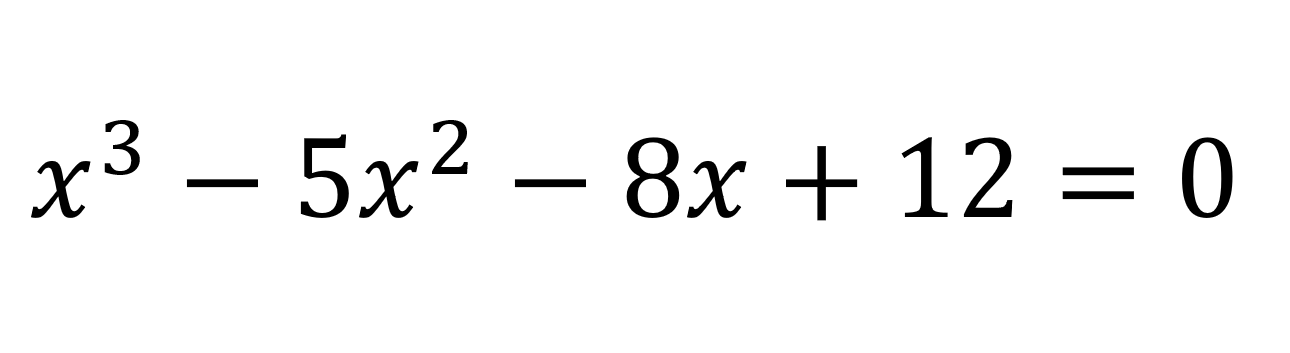
#> input picture model/sample_pics/12.png, 1290 x 353 px, found by its file name
$ jupyter execute --allow-errors Processing.ipynb
#> lines starting #> are read from the running program, lines starting #| are printed output that depends on the picture; after the words box and inside, x2 and y2 are one past the last pixel; in counts of white or black regions, pixels touching at a corner belong together
## Processing handwritten equation with OpenCV and pytesseract

The goal of this project is to make an app which would be able to detect handwritten math symbols on a picture. After detecting math symbols the app should be able to solve simple mathematical problem given on a picture (addition, subtraction, multiplication and divison).

## 0. Importing python modules and libraries

[cell 1]
# import useful libraries
import os
import re
import cv2
import imutils
import argparse
import pytesseract
import numpy as np
import sympy
from pathlib import Path
import matplotlib.pyplot as plt
from IPython.display import Image, display

[cell 2]
pytesseract. get_tesseract_version()
#> (this line was passed over: pytesseract is not available in this run)

## 1. Image preprocessing

[cell 3]
def load_and_preprocess_img(path):
        """
        Load an image from the specified path, preprocess it by converting to grayscale,
        applying binary thresholding, and inverting the image.

        Args:
            path (str): Path to the image file to load and preprocess.

        Returns:
            inverted_img (numpy.ndarray): A preprocessed grayscale image with binary thresholding
            applied and inverted.
        """

        # Load the image from the specified path
        img = cv2.imread(path)

        # Check if the image was successfully loaded
        if img is not None:
            # Convert the image to grayscale
            gray = cv2.cvtColor(img, cv2.COLOR_BGR2GRAY)
            blur_img = cv2.GaussianBlur(gray, (3, 3),0)

            # Apply binary thresholding
            threshold_value = 127 # threshold value to be used
            max_value = 255 # maximum value to be assigned for pixel values above threshold
            threshold_type = cv2.THRESH_BINARY # binary thresholding type
            _, binary = cv2.threshold(gray, threshold_value, max_value, threshold_type)

            # Invert the image
            inverted_img = cv2.bitwise_not(binary)
        else:
            print("Failed to load image.")

        # Return the preprocessed and inverted image
        return inverted_img

## 2. Image OCR and equation

[cell 4]
def correct_bounding_boxes(bounding_boxes):
    """
    This function takes a list of bounding boxes and corrects the height of any
    bounding boxes where the width is much greater than the height, so that they
    become more square-like. The modification is done based on the center point
    of each bounding box.
    """
    corrected_boxes = []

    for box in bounding_boxes:
        x, y, w, h = box
        if w / h > 2:
            center_x = (2*x + w) / 2
            center_y = (2*y + h) / 2

            h = int(w+20)
            w = h
            x = int(center_x - (w / 2))
            y = int(center_y - (h / 2))


        corrected_boxes.append((x, y, w, h))

    return corrected_boxes

[cell 5]
def check_exponent(bounding_boxes):
    """Checks difference between vertical coordinate y among two bounding boxes.
    Args:
        bounding_boxes (list): bounding box to be used for comparison
    Returns:
        boolean: True if according to a condition exponent is recognized. Otherwise returns False."""

    origin = (bounding_boxes[0][1])-10
    baseline = bounding_boxes[0][1]+bounding_boxes[0][3]+10
    remaining_anchors = [((bounding_box[1]+bounding_box[3]+10),bounding_box[2],bounding_box[3]) for bounding_box in bounding_boxes[1:]]
    mask = [False]

    is_exponent = None

    for anchor,w,h in remaining_anchors:

        if ((anchor-origin)/(baseline-origin) < 0.65 ) and (w/h < 1.2):
            is_exponent = True
        else:
            is_exponent = False

        mask.append(is_exponent)

    return mask

[cell 6]
def OCR_and_exponent(inverted_img):
    """
    Given an inverted grayscale image, identify the bounding boxes around individual characters
    and return the list of bounding rectangles along with the location of any exponent character(s).

    Args:
        inverted_img (numpy.ndarray): An inverted grayscale image.

    Returns:
        eq_rep (list): A list of tuples where the first tuple elements contains characters in left-to-right order, and second
        tuple elements are boolean telling whether or not that particular character is exponent
    """

    # Find contours in the thresholded image
    contours, hierarchy = cv2.findContours(inverted_img.copy(), cv2.RETR_EXTERNAL, cv2.CHAIN_APPROX_TC89_KCOS)

    # Extract bounding rectangles for each contour and sort them by x-coordinate
    boundingRects=[cv2.boundingRect(contour) for contour in contours]
    boundingRects.sort()

    outputBoundingRects = []

    # Combine rectangles for characters like "="
    x_threshold = 5
    i = 0

    while i < len(boundingRects):

        if i == (len(boundingRects) - 1):  # last element

            outputBoundingRects.append(boundingRects[i])
            break

        else:
            x1, y1, w1, h1 = boundingRects[i]
            x2, y2, w2, h2 = boundingRects[i+1]
            center_x1 = (2*x1 + w1) / 2
            center_x2 = (2*x2 + w2) / 2

            if abs(center_x1 - center_x2) < x_threshold:
                # Combine the two bounding rects into one that takes up maximal space
                x = min(x1, x2)
                y = min(y1, y2)
                w = max(x1 + w1, x2 + w2) - x
                h = max(y1 + h1, y2 + h2) - y

                outputBoundingRects.append((x,y,w,h))
                i += 2  # skip next element

            else:
                outputBoundingRects.append(boundingRects[i])
                i += 1

    # Perform additional processing to correct the bounding boxes and detect any exponent characters
    outputBoundingRects = correct_bounding_boxes(outputBoundingRects)
    exponent = check_exponent(outputBoundingRects)

    # Iterate through each bounding box and extract text using pytesseract
    equation_parse=[]

    for boundingBox in outputBoundingRects:

        # Get the bounding rectangle
        x, y, w, h = boundingBox

        # Extract text from the region of interest using pytesseract
        roi = inverted_img[y-10:y+h+10, x-10:x+w+10]
        custom_config_1 = r'-c tessedit_char_whitelist=+-*/=()0123456789xyzO --psm 8 --oem 3'

        text = pytesseract.image_to_string(roi, config=custom_config_1 )
        text = text.rstrip('\n')
        equation_parse.append(text)

    eq_rep = [(x, y) for x, y in zip(equation_parse, exponent)]

    return eq_rep

## 3. Constructing equation for python to solve

[cell 7]
# [26 lines left out: function rewritting_equation, not called in this run]

[cell 8]
# [20 lines left out: function is_polynomial, not called in this run]

[cell 9]
# [16 lines left out: function sympy_symbol, not called in this run]

## 4. Solution

[cell 10]
def process_n_calc(path):

    inverted_img = load_and_preprocess_img(path)
#> in load_and_preprocess_img, img is the input picture: shape (353, 1290, 3); min 0, max 255, mean 246.2
#> in load_and_preprocess_img, `_, binary = cv2.threshold(gray, threshold_value, max_value, threshold_..`: binary: shape (353, 1290); 96.5% white; 15 black regions, largest, box (x1, y1, x2, y2) and area: (627, 137, 679, 218) 1860, (1182, 137, 1232, 218) 1707, (301, 134, 349, 218) 1504
#> in load_and_preprocess_img, `inverted_img = cv2.bitwise_not(binary)`:
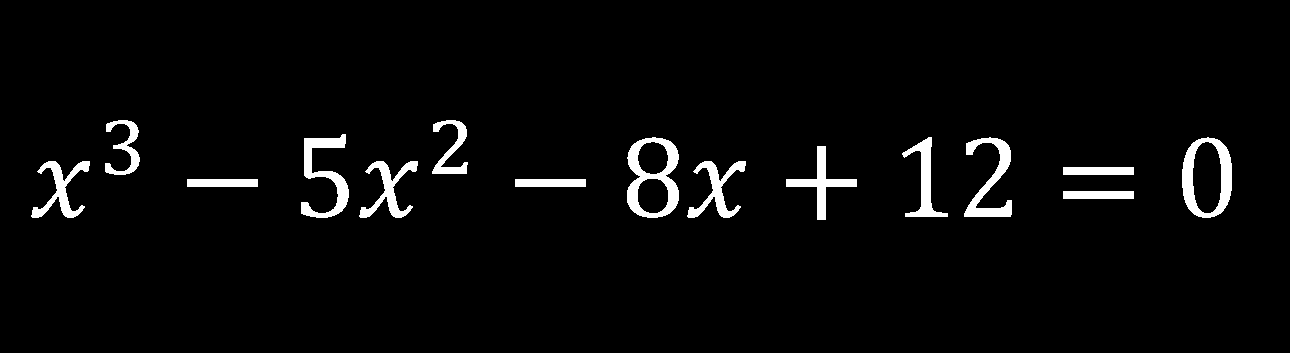
#> inverted_img: shape (353, 1290); 3.5% white; 15 white regions

    eq_rep = OCR_and_exponent(inverted_img)
#> in OCR_and_exponent, `contours, hierarchy = cv2.findContours(inverted_img.copy(), cv2.RETR_E..`: contours = 15 contours; largest, box (x1, y1, x2, y2) and area: (627, 137, 679, 218) 3408, (1182, 137, 1232, 218) 3308, (301, 134, 349, 218) 1344, (964, 137, 1012, 217) 1280, (786, 146, 857, 220) 1082
#> in OCR_and_exponent, `boundingRects=[cv2.boundingRect(contour) for contour in contours]`: boundingRects = 15 items, first 6: (1063, 191, 71, 8), (515, 179, 71, 8), (187, 179, 71, 8), (1063, 167, 71, 8), (688, 161, 58, 57), (360, 161, 58, 57)
#> the loop in OCR_and_exponent, `while i < len(boundingRects): ` made 14 passes
#> (x1, y1, w1, h1, x2, y2, w2, h2) on pass 13: (1063, 167, 71, 8, 1063, 191, 71, 8)
#> (x1, y1, w1, h1, x2, y2, w2, h2) on passes 1 to 6: (32, 161, 58, 57, 105, 120, 35, 55), (105, 120, 35, 55, 187, 179, 71, 8), (187, 179, 71, 8, 301, 134, 48, 84), (301, 134, 48, 84, 360, 161, 58, 57), (360, 161, 58, 57, 432, 120, 36, 54), (432, 120, 36, 54, 515, 179, 71, 8)
#> after the loop in OCR_and_exponent, `while i < len(boundingRects):`: i = 14; outputBoundingRects = 14 items, first 6: (32, 161, 58, 57), (105, 120, 35, 55), (187, 179, 71, 8), (301, 134, 48, 84), (360, 161, 58, 57), (432, 120, 36, 54)
#> the loop in correct_bounding_boxes, `for box in bounding_boxes:` made 14 passes
#> (box, center_x) on passes 3, 7, 13: ((187, 179, 71, 8), 222.5), ((515, 179, 71, 8), 550.5), ((1063, 167, 71, 32), 1098.5)
#> after the loop in correct_bounding_boxes, `for box in bounding_boxes:`: center_x = 1098.5; center_y = 183; corrected_boxes = 14 items, first 6: (32, 161, 58, 57), (105, 120, 35, 55), (177, 137, 91, 91), (301, 134, 48, 84), (360, 161, 58, 57), (432, 120, 36, 54)
#> in OCR_and_exponent, `outputBoundingRects = correct_bounding_boxes(outputBoundingRects)`: outputBoundingRects has the same summary as corrected_boxes in correct_bounding_boxes
#> in check_exponent, `origin = (bounding_boxes[0][1])-10`: origin = 151
#> in check_exponent, `baseline = bounding_boxes[0][1]+bounding_boxes[0][3]+10`: baseline = 228
#> in check_exponent, `remaining_anchors = [((bounding_box[1]+bounding_box[3]+10),bounding_bo..`: remaining_anchors = [(185, 35, 55), (238, 91, 91), (228, 48, 84), (228, 58, 57), (184, 36, 54), (238, 91, 91), (228, 52, 81), (228, 58, 57), (230, 71, 74), (227, 45, 80), (227, 48, 80), (238, 91, 91), (228, 50, 81)]
#> the loop in check_exponent, `for anchor,w,h in remaining_anchors: ` made 13 passes
#> after the loop in check_exponent, `for anchor,w,h in remaining_anchors:`: mask = [False, True, False, False, False, True, False, False, False, False, False, False, False, False]
#> in OCR_and_exponent, `exponent = check_exponent(outputBoundingRects)`: exponent has the same summary as mask in check_exponent
#> the loop in OCR_and_exponent, `for boundingBox in outputBoundingRects:` made 1 pass
#> pass 1, in OCR_and_exponent, `roi = inverted_img[y-10:y+h+10, x-10:x+w+10]`:
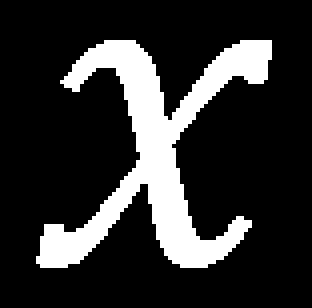
#> roi: shape (77, 78) (shown 4 times larger); 18.6% white; 1 white region, box (x1, y1, x2, y2) and area: (9, 10, 68, 67) 1120
#> after the loop in OCR_and_exponent, `for boundingBox in outputBoundingRects:`: equation_parse = []

    equation = rewritting_equation(eq_rep)

    if '=' in equation:
        # Strip off '= 0' from the equation
        equation = equation.split('=')[0].strip()

    if is_polynomial(equation):
        equation_sym, symbols = sympy_symbol(equation)

        solutions = []
        for var, symbol in symbols.items():
            solution = sympy.sympify(equation_sym)
            solution = sympy.solve(solution,symbol)
            solutions.append(solution)
        return solutions

    else:
        solution = eval(equation)
        return solution

#> (a cell that did not finish here is left out)

#> (a cell that did not finish here is left out)

#> (a cell that did not finish here is left out)

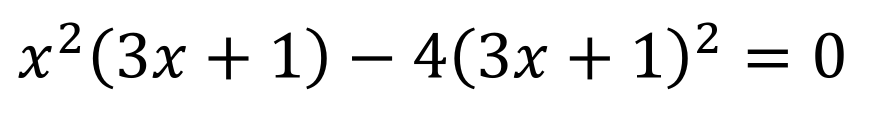
#> input picture model/sample_pics/13.png, 1751 x 237 px, found by its file name (shown at 1/2 size)
#> in load_and_preprocess_img, img is the input picture: shape (237, 1751, 3); min 0, max 255, mean 238.6
#> in load_and_preprocess_img (call 2), `_, binary = cv2.threshold(gray, threshold_value, max_value, threshold_..`: binary: shape (237, 1751); 93.6% white; 20 black regions, largest, box (x1, y1, x2, y2) and area: (1631, 65, 1687, 156) 2161, (828, 66, 892, 155) 1866, (961, 65, 1015, 156) 1788
#> in load_and_preprocess_img (call 2), `inverted_img = cv2.bitwise_not(binary)`:
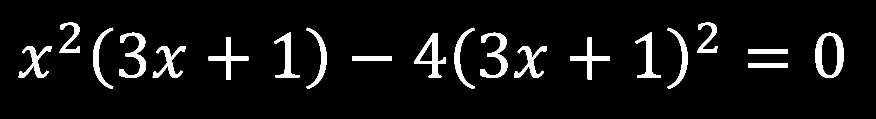
#> inverted_img: shape (237, 1751) (shown at 1/2 size); 6.4% white; 20 white regions
#> in OCR_and_exponent (call 2), `contours, hierarchy = cv2.findContours(inverted_img.copy(), cv2.RETR_E..`: contours = 20 contours; largest, box (x1, y1, x2, y2) and area: (1631, 65, 1687, 156) 4204, (828, 66, 892, 155) 2292, (961, 65, 1015, 156) 1598, (239, 65, 292, 156) 1580, (417, 75, 497, 159) 1310
#> in OCR_and_exponent (call 2), `boundingRects=[cv2.boundingRect(contour) for contour in contours]`: boundingRects = 20 items, first 6: (1496, 126, 80, 9), (704, 113, 80, 8), (1496, 99, 80, 9), (1028, 92, 66, 64), (306, 92, 65, 64), (37, 92, 67, 64)
#> the loop in OCR_and_exponent (call 2), `while i < len(boundingRects): ` made 19 passes
#> (x1, y1, w1, h1, x2, y2, w2, h2) on pass 18: (1496, 99, 80, 9, 1496, 126, 80, 9)
#> (x1, y1, w1, h1, x2, y2, w2, h2) on passes 1 to 6: (37, 92, 67, 64, 119, 45, 41, 61), (119, 45, 41, 61, 186, 55, 41, 123), (186, 55, 41, 123, 239, 65, 53, 91), (239, 65, 53, 91, 306, 92, 65, 64), (306, 92, 65, 64, 417, 75, 80, 84), (417, 75, 80, 84, 549, 65, 50, 90)
#> after the loop in OCR_and_exponent (call 2), `while i < len(boundingRects):`: i = 19; outputBoundingRects = 19 items, first 6: (37, 92, 67, 64), (119, 45, 41, 61), (186, 55, 41, 123), (239, 65, 53, 91), (306, 92, 65, 64), (417, 75, 80, 84)
#> the loop in correct_bounding_boxes (call 2), `for box in bounding_boxes:` made 19 passes
#> (box, center_x, center_y) on passes 9, 18: ((704, 113, 80, 8), 744, 117), ((1496, 99, 80, 36), 1536, 117)
#> the loop in check_exponent (call 2), `for anchor,w,h in remaining_anchors: ` made 18 passes
#> (anchor, w, h, is_exponent) on passes 1 to 12: (116, 41, 61, True), (188, 41, 123, False), (166, 53, 91, False), (166, 65, 64, False), (169, 80, 84, False), (165, 50, 90, False), (188, 40, 123, False), (177, 100, 100, False), (165, 64, 89, False), (188, 41, 123, False), (166, 54, 91, False), (166, 66, 64, False)
#> in OCR_and_exponent (call 2), `exponent = check_exponent(outputBoundingRects)`: exponent = [False, True, False, False, False, False, False, False, False, False, False, False, False, False, False, False, True, False, False]
#> the loop in OCR_and_exponent (call 2), `for boundingBox in outputBoundingRects:` made 1 pass
#> pass 1, in OCR_and_exponent (call 2), `roi = inverted_img[y-10:y+h+10, x-10:x+w+10]`:
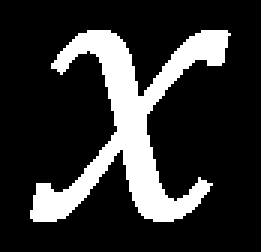
#> roi: shape (84, 87) (shown 3 times larger); 19.4% white; 1 white region, box (x1, y1, x2, y2) and area: (10, 10, 77, 74) 1416

#> (a cell that did not finish here is left out)

#> (a cell that did not finish here is left out)

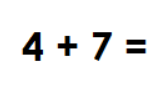
#> input picture model/sample_pics/1.png, 168 x 91 px, found by its file name
#> in load_and_preprocess_img, img is the input picture: shape (91, 168, 3); mean B, G, R 240.1, 240.1, 240.1
#> in load_and_preprocess_img (call 3), `gray = cv2.cvtColor(img, cv2.COLOR_BGR2GRAY)`:
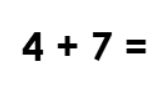
#> gray: shape (91, 168); min 0, max 255, mean 240.1
#> in load_and_preprocess_img (call 3), `blur_img = cv2.GaussianBlur(gray, (3, 3),0)`:
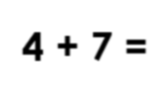
#> blur_img: shape (91, 168); min 0, max 255, mean 240.1
#> in load_and_preprocess_img (call 3), `_, binary = cv2.threshold(gray, threshold_value, max_value, threshold_..`:
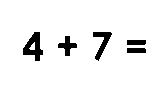
#> binary: shape (91, 168); 94.2% white; 5 black regions, box (x1, y1, x2, y2) and area: (23, 32, 43, 61) 309, (93, 32, 112, 61) 217, (58, 36, 77, 56) 170, (127, 40, 146, 45) 94, (127, 48, 146, 53) 94
#> in load_and_preprocess_img (call 3), `inverted_img = cv2.bitwise_not(binary)`: inverted_img: shape (91, 168); 5.8% white; 5 white regions
#> in OCR_and_exponent (call 3), `contours, hierarchy = cv2.findContours(inverted_img.copy(), cv2.RETR_E..`: contours = 5 contours; box (x1, y1, x2, y2) and area: (23, 32, 43, 61) 313, (93, 32, 111, 61) 168, (58, 36, 77, 56) 138, (127, 48, 146, 53) 70, (127, 40, 146, 45) 63
#> in OCR_and_exponent (call 3), `boundingRects=[cv2.boundingRect(contour) for contour in contours]`: boundingRects = [(127, 48, 19, 5), (127, 40, 19, 5), (58, 36, 19, 20), (93, 32, 18, 29), (23, 32, 20, 29)]
#> the loop in OCR_and_exponent (call 3), `while i < len(boundingRects): ` made 4 passes
#> (x1, y1, w1, h1, x2, y2, w2, h2) on pass 4: (127, 40, 19, 5, 127, 48, 19, 5)
#> (x1, y1, w1, h1, x2, y2, w2, h2) on passes 1 to 3: (23, 32, 20, 29, 58, 36, 19, 20), (58, 36, 19, 20, 93, 32, 18, 29), (93, 32, 18, 29, 127, 40, 19, 5)
#> after the loop in OCR_and_exponent (call 3), `while i < len(boundingRects):`: i = 5; outputBoundingRects = [(23, 32, 20, 29), (58, 36, 19, 20), (93, 32, 18, 29), (127, 40, 19, 13)]
#> in OCR_and_exponent (call 3), `exponent = check_exponent(outputBoundingRects)`: exponent = [False, False, False, False]
#> the loop in OCR_and_exponent (call 3), `for boundingBox in outputBoundingRects:` made 1 pass
#> pass 1, in OCR_and_exponent (call 3), `roi = inverted_img[y-10:y+h+10, x-10:x+w+10]`:
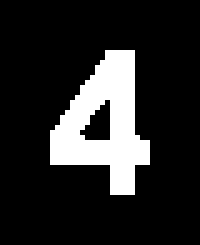
#> roi: shape (49, 40) (shown 5 times larger); 15.8% white; 1 white region, box (x1, y1, x2, y2) and area: (10, 10, 30, 39) 309
